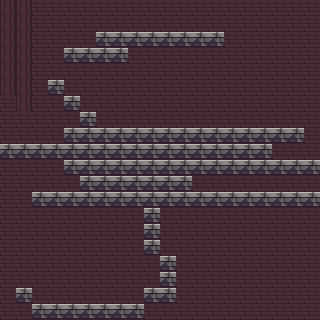

Below is a game level as drawn by its tile map, then a one-line description and the .tmx file that defines it, in full:
An orthogonal 20x20 tile map with 16x16 px tiles, 1 tile layer (bg).

<map version="1.5" tiledversion="1.7.0" orientation="orthogonal" renderorder="right-down" width="20" height="20" tilewidth="16" tileheight="16" infinite="0" nextlayerid="2" nextobjectid="1">
 <tileset firstgid="1" source="tileset.tsx" />
 <layer id="1" name="bg" width="20" height="20">
  <data encoding="csv">
1,1,152,152,152,152,152,152,152,152,152,152,152,152,152,152,152,152,152,152,
1,1,152,152,152,152,152,152,152,152,152,152,152,152,152,152,152,152,152,152,
1,1,152,152,152,152,4,4,4,4,4,4,4,4,152,152,152,152,152,152,
1,1,152,152,4,4,4,4,152,152,152,152,152,152,152,152,152,152,152,152,
1,1,152,152,152,152,152,152,152,152,152,152,152,152,152,152,152,152,152,152,
1,1,152,4,152,152,152,152,152,152,152,152,152,152,152,152,152,152,152,152,
152,1,152,152,4,152,152,152,152,152,152,152,152,152,152,152,152,152,152,152,
152,152,152,152,152,4,152,152,152,152,152,152,152,152,152,152,152,152,152,152,
152,152,152,152,4,4,4,4,4,4,4,4,4,4,4,4,4,4,4,152,
4,4,4,4,4,4,4,4,4,4,4,4,4,4,4,4,4,152,152,152,
152,152,152,152,4,4,4,4,4,4,4,4,4,4,4,4,4,4,4,4,
152,152,152,152,152,4,4,4,4,4,4,4,152,152,152,152,152,152,152,152,
152,152,4,4,4,4,4,4,4,4,4,4,4,4,4,4,4,4,4,4,
152,152,152,152,152,152,152,152,152,4,152,152,152,152,152,152,152,152,152,152,
152,152,152,152,152,152,152,152,152,4,152,152,152,152,152,152,152,152,152,152,
152,152,152,152,152,152,152,152,152,4,152,152,152,152,152,152,152,152,152,152,
152,152,152,152,152,152,152,152,152,152,4,152,152,152,152,152,152,152,152,152,
152,152,152,152,152,152,152,152,152,152,4,152,152,152,152,152,152,152,152,152,
152,4,152,152,152,152,152,152,152,4,4,152,152,152,152,152,152,152,152,152,
152,152,4,4,4,4,4,4,4,152,152,152,152,152,152,152,152,152,152,152
</data>
 </layer>
</map>
